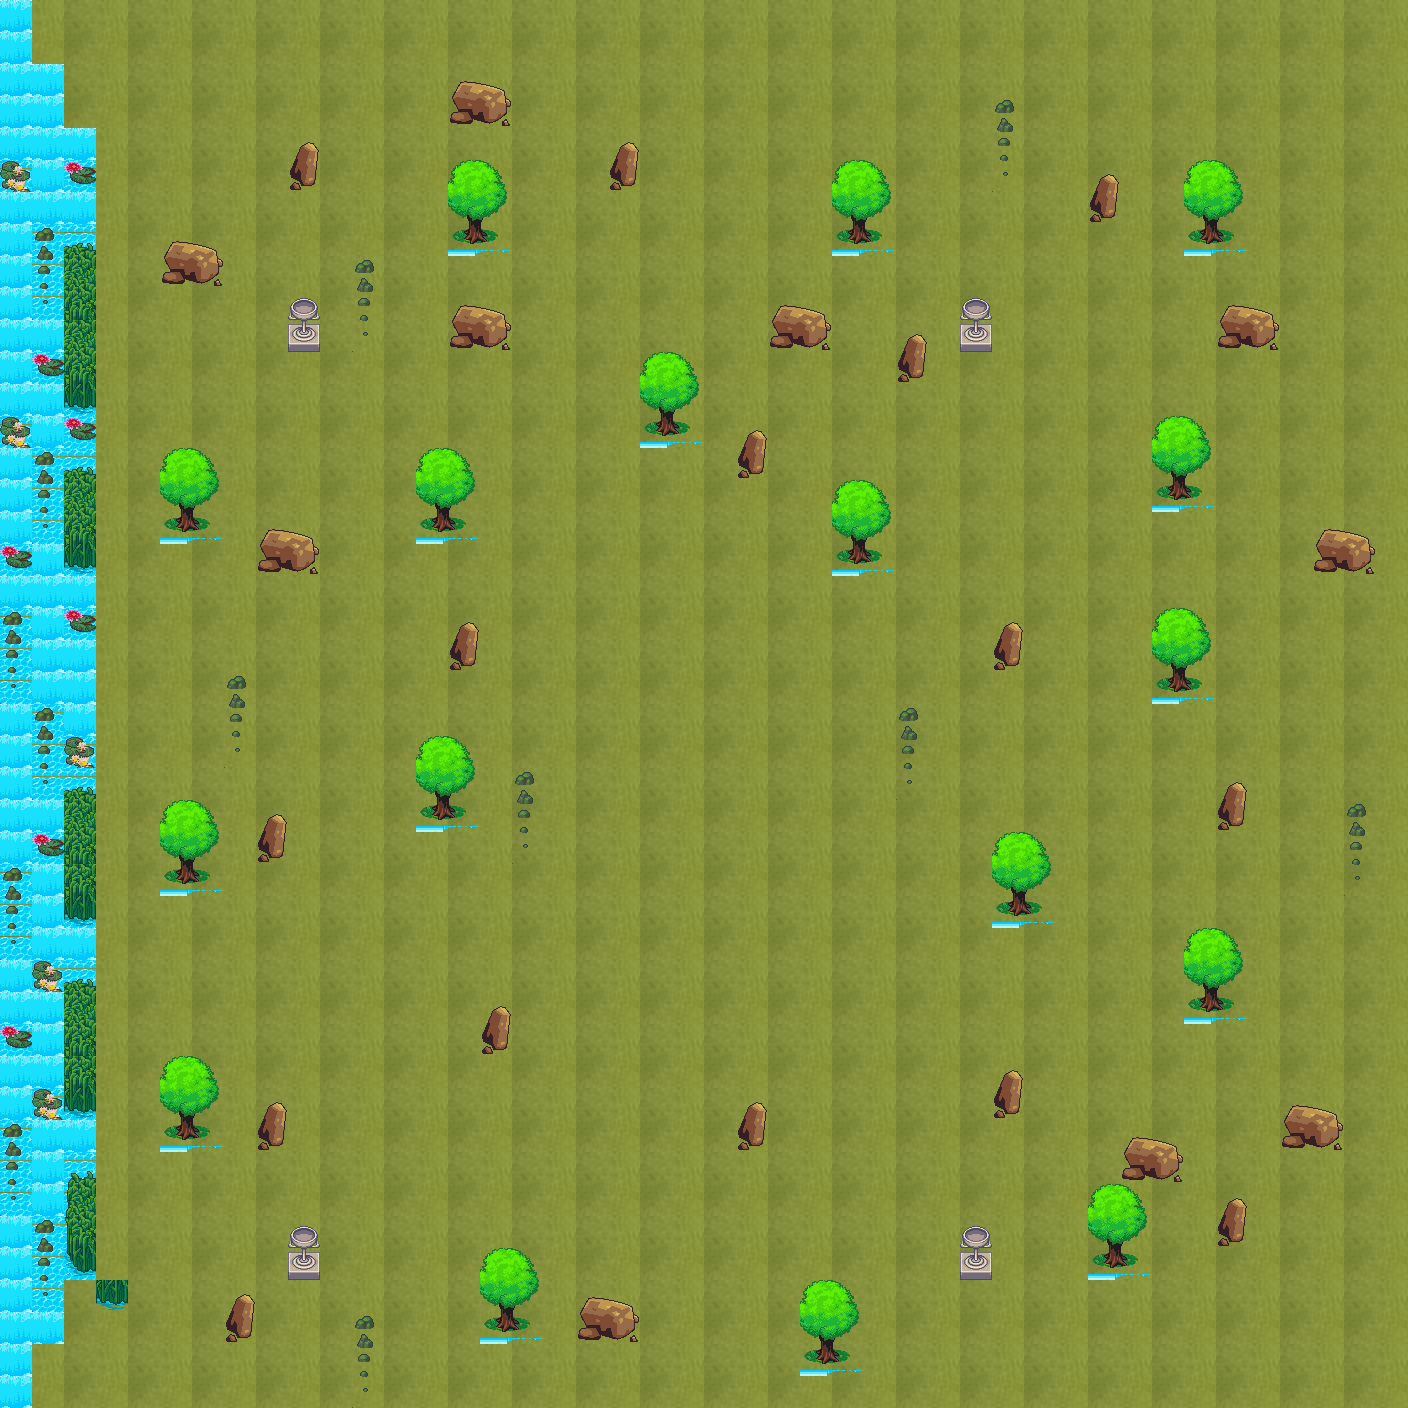

This is a level from a 2D game, rendered from its Tiled map with the project's own tilesets. A one-line summary and the map file follow, with tile-layer data summarised:
An orthogonal 44x44 tile map with 32x32 px tiles, 3 tile layers (grass, tree, sea), 3 tilesets.

<map version="1.10" tiledversion="1.11.2" orientation="orthogonal" renderorder="right-down" width="44" height="44" tilewidth="32" tileheight="32" infinite="0" nextlayerid="15" nextobjectid="1">
 <tileset firstgid="1" source="map.tsx" />
 <tileset firstgid="231" source="terrain.tsx" />
 <tileset firstgid="1255" source="COC.tsx" />
 <layer id="9" name="grass" width="44" height="44">
  <data>[1936 cells, 1936 non-empty, 4 distinct tile ids]</data>
 </layer>
 <layer id="12" name="tree" width="44" height="44">
  <data>[1936 cells, 230 non-empty, 9 distinct tile ids]</data>
 </layer>
 <layer id="14" name="sea" width="44" height="44">
  <data>[1936 cells, 220 non-empty, 21 distinct tile ids]</data>
 </layer>
</map>
